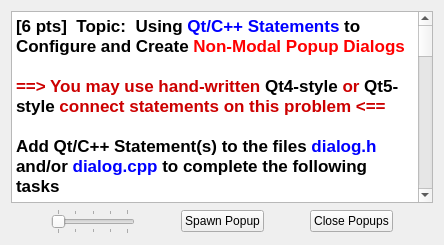
     <widget class="QWidget" name="tab_7">
      <attribute name="title">
       <string>Problem 3</string>
      </attribute>
      <layout class="QVBoxLayout" name="verticalLayout_4">
       <item>
        <widget class="QTextBrowser" name="textBrowser_7">
         <property name="html">
          <string>&lt;!DOCTYPE HTML PUBLIC &quot;-//W3C//DTD HTML 4.0//EN&quot; &quot;http://www.w3.org/TR/REC-html40/strict.dtd&quot;&gt;
&lt;html&gt;&lt;head&gt;&lt;meta name=&quot;qrichtext&quot; content=&quot;1&quot; /&gt;&lt;style type=&quot;text/css&quot;&gt;
p, li { white-space: pre-wrap; }
&lt;/style&gt;&lt;/head&gt;&lt;body style=&quot; font-family:'Cantarell'; font-size:13pt; font-weight:600; font-style:normal;&quot;&gt;
&lt;p style=&quot; margin-top:0px; margin-bottom:0px; margin-left:0px; margin-right:0px; -qt-block-indent:0; text-indent:0px;&quot;&gt;[6 pts]  Topic:  Using &lt;span style=&quot; color:#0000ff;&quot;&gt;Qt/C++ Statements&lt;/span&gt; to Configure and Create &lt;span style=&quot; color:#ff0000;&quot;&gt;Non-Modal Popup Dialogs&lt;/span&gt;&lt;/p&gt;
&lt;p style=&quot;-qt-paragraph-type:empty; margin-top:0px; margin-bottom:0px; margin-left:0px; margin-right:0px; -qt-block-indent:0; text-indent:0px;&quot;&gt;&lt;br /&gt;&lt;/p&gt;
&lt;p style=&quot; margin-top:0px; margin-bottom:0px; margin-left:0px; margin-right:0px; -qt-block-indent:0; text-indent:0px;&quot;&gt;&lt;span style=&quot; font-family:'.Lucida Grande UI'; color:#cc0000;&quot;&gt;==&amp;gt; You may use hand-written &lt;/span&gt;&lt;span style=&quot; font-family:'.Lucida Grande UI'; color:#000000;&quot;&gt;Qt4-style&lt;/span&gt;&lt;span style=&quot; font-family:'.Lucida Grande UI'; color:#cc0000;&quot;&gt; or &lt;/span&gt;&lt;span style=&quot; font-family:'.Lucida Grande UI'; color:#000000;&quot;&gt;Qt5-style&lt;/span&gt;&lt;span style=&quot; font-family:'.Lucida Grande UI'; color:#cc0000;&quot;&gt; connect statements on this problem &amp;lt;==&lt;/span&gt;&lt;/p&gt;
&lt;p style=&quot;-qt-paragraph-type:empty; margin-top:0px; margin-bottom:0px; margin-left:0px; margin-right:0px; -qt-block-indent:0; text-indent:0px; font-family:'.Lucida Grande UI'; color:#cc0000;&quot;&gt;&lt;br /&gt;&lt;/p&gt;
&lt;p style=&quot; margin-top:0px; margin-bottom:0px; margin-left:0px; margin-right:0px; -qt-block-indent:0; text-indent:0px;&quot;&gt;Add Qt/C++ Statement(s) to the files &lt;span style=&quot; color:#0000ff;&quot;&gt;dialog.h&lt;/span&gt; and/or &lt;span style=&quot; color:#0000ff;&quot;&gt;dialog.cpp&lt;/span&gt; to complete the following tasks&lt;/p&gt;
&lt;p style=&quot;-qt-paragraph-type:empty; margin-top:0px; margin-bottom:0px; margin-left:0px; margin-right:0px; -qt-block-indent:0; text-indent:0px;&quot;&gt;&lt;br /&gt;&lt;/p&gt;
&lt;p style=&quot; margin-top:0px; margin-bottom:0px; margin-left:0px; margin-right:0px; -qt-block-indent:0; text-indent:0px;&quot;&gt;(1)  Left-click of &lt;span style=&quot; color:#ff0000;&quot;&gt;spawnPopupButton&lt;/span&gt; must generate a &lt;span style=&quot; color:#ff0000;&quot;&gt;NON-MODAL&lt;/span&gt; popup dialog with the properties described below&lt;/p&gt;
&lt;p style=&quot;-qt-paragraph-type:empty; margin-top:0px; margin-bottom:0px; margin-left:0px; margin-right:0px; -qt-block-indent:0; text-indent:0px;&quot;&gt;&lt;br /&gt;&lt;/p&gt;
&lt;p style=&quot; margin-top:0px; margin-bottom:0px; margin-left:0px; margin-right:0px; -qt-block-indent:0; text-indent:0px;&quot;&gt;(2)  &lt;span style=&quot; text-decoration: underline;&quot;&gt;Every popup dialog spawned&lt;/span&gt; must include the following items&lt;/p&gt;
&lt;p style=&quot; margin-top:0px; margin-bottom:0px; margin-left:0px; margin-right:0px; -qt-block-indent:0; text-indent:0px;&quot;&gt;        *  The popup dialog must utilize a &lt;span style=&quot; color:#0000ff;&quot;&gt;QVBoxLayout&lt;/span&gt; to organize all widgets&lt;/p&gt;
&lt;p style=&quot; margin-top:0px; margin-bottom:0px; margin-left:0px; margin-right:0px; -qt-block-indent:0; text-indent:0px;&quot;&gt;        *  The popup dialog must contain a &lt;span style=&quot; color:#0000ff;&quot;&gt;QSlider&lt;/span&gt; object with object name &lt;span style=&quot; color:#ff0000;&quot;&gt;yourSlider&lt;/span&gt;&lt;/p&gt;
&lt;p style=&quot; margin-top:0px; margin-bottom:0px; margin-left:0px; margin-right:0px; -qt-block-indent:0; text-indent:0px;&quot;&gt;        *  Write code to set the &lt;span style=&quot; color:#ff0000;&quot;&gt;MAXIMUM value&lt;/span&gt; of &lt;span style=&quot; color:#ff0000;&quot;&gt;yourSlider&lt;/span&gt; to &lt;span style=&quot; color:#0000ff;&quot;&gt;4&lt;/span&gt;&lt;/p&gt;
&lt;p style=&quot; margin-top:0px; margin-bottom:0px; margin-left:0px; margin-right:0px; -qt-block-indent:0; text-indent:0px;&quot;&gt;        *  Invoke &lt;span style=&quot; color:#0000ff;&quot;&gt;setTickPosition(QSlider::&lt;/span&gt;&lt;span style=&quot; font-style:italic; color:#0000ff;&quot;&gt;TicksBothSides&lt;/span&gt;&lt;span style=&quot; color:#0000ff;&quot;&gt;) &lt;/span&gt; to make tick marks visible in &lt;span style=&quot; color:#ff0000;&quot;&gt;yourSlider&lt;/span&gt;&lt;/p&gt;
&lt;p style=&quot;-qt-paragraph-type:empty; margin-top:0px; margin-bottom:0px; margin-left:0px; margin-right:0px; -qt-block-indent:0; text-indent:0px;&quot;&gt;&lt;br /&gt;&lt;/p&gt;
&lt;p style=&quot; margin-top:0px; margin-bottom:0px; margin-left:0px; margin-right:0px; -qt-block-indent:0; text-indent:0px;&quot;&gt;(3)  Add connect statement(s) such that any change in the value of &lt;span style=&quot; color:#ff0000;&quot;&gt;mySlider&lt;/span&gt; results in a matching change to the value of &lt;span style=&quot; color:#ff0000;&quot;&gt;yourSlider&lt;/span&gt; in &lt;span style=&quot; color:#0000ff;&quot;&gt;ALL popups&lt;/span&gt;&lt;/p&gt;
&lt;p style=&quot;-qt-paragraph-type:empty; margin-top:0px; margin-bottom:0px; margin-left:0px; margin-right:0px; -qt-block-indent:0; text-indent:0px;&quot;&gt;&lt;br /&gt;&lt;/p&gt;
&lt;p style=&quot; margin-top:0px; margin-bottom:0px; margin-left:0px; margin-right:0px; -qt-block-indent:0; text-indent:0px;&quot;&gt;(4)  Add connect statement(s) such that any change in the value of &lt;span style=&quot; color:#ff0000;&quot;&gt;yourSlider&lt;/span&gt; in any popup results in a matching change to the value of &lt;span style=&quot; color:#ff0000;&quot;&gt;mySlider &lt;/span&gt;and &lt;span style=&quot; color:#ff0000;&quot;&gt;yourSlider&lt;/span&gt; in &lt;span style=&quot; color:#0000ff;&quot;&gt;ALL other popups&lt;/span&gt;&lt;/p&gt;
&lt;p style=&quot;-qt-paragraph-type:empty; margin-top:0px; margin-bottom:0px; margin-left:0px; margin-right:0px; -qt-block-indent:0; text-indent:0px; color:#ff0000;&quot;&gt;&lt;br /&gt;&lt;/p&gt;
&lt;p style=&quot; margin-top:0px; margin-bottom:0px; margin-left:0px; margin-right:0px; -qt-block-indent:0; text-indent:0px;&quot;&gt;(5)  &lt;span style=&quot; font-size:14pt;&quot;&gt;Add code to &lt;/span&gt;&lt;span style=&quot; font-size:14pt; color:#ff0000;&quot;&gt;CLOSE ALL THE OPEN POPUP DIALOGS &lt;/span&gt;&lt;span style=&quot; font-size:14pt;&quot;&gt; upon left-click of the &lt;/span&gt;&lt;span style=&quot; font-size:14pt; color:#0617f3;&quot;&gt;QPushButton&lt;/span&gt;&lt;span style=&quot; font-size:14pt;&quot;&gt; object named &lt;/span&gt;&lt;span style=&quot; font-size:14pt; color:#ff0000;&quot;&gt;closePopupsButton&lt;/span&gt;&lt;/p&gt;
&lt;p style=&quot; margin-top:0px; margin-bottom:0px; margin-left:0px; margin-right:0px; -qt-block-indent:0; text-indent:0px;&quot;&gt;&lt;span style=&quot; font-size:14pt; color:#ff0000;&quot;&gt;      *  closePopupsButton &lt;/span&gt;&lt;span style=&quot; font-size:14pt; color:#000000;&quot;&gt;must&lt;/span&gt;&lt;span style=&quot; font-size:14pt; color:#ff0000;&quot;&gt; NOT &lt;/span&gt;&lt;span style=&quot; font-size:14pt; color:#000000;&quot;&gt;close the entire application&lt;/span&gt;&lt;span style=&quot; font-size:14pt; color:#ff0000;&quot;&gt; &lt;/span&gt;&lt;span style=&quot; font-size:14pt; color:#000000;&quot;&gt;-- just&lt;/span&gt;&lt;span style=&quot; font-size:14pt; color:#ff0000;&quot;&gt; ALL &lt;/span&gt;&lt;span style=&quot; font-size:14pt; color:#000000;&quot;&gt;of the popups currently open&lt;/span&gt;&lt;/p&gt;
&lt;p style=&quot;-qt-paragraph-type:empty; margin-top:0px; margin-bottom:0px; margin-left:0px; margin-right:0px; -qt-block-indent:0; text-indent:0px;&quot;&gt;&lt;br /&gt;&lt;/p&gt;
&lt;p style=&quot; margin-top:0px; margin-bottom:0px; margin-left:0px; margin-right:0px; -qt-block-indent:0; text-indent:0px;&quot;&gt;HINTS:   The &lt;span style=&quot; color:#0000ff;&quot;&gt;QSlider&lt;/span&gt; widget's object name is &lt;span style=&quot; color:#ff0000;&quot;&gt;mySlider&lt;/span&gt;&lt;/p&gt;
&lt;p style=&quot; margin-top:0px; margin-bottom:0px; margin-left:0px; margin-right:0px; -qt-block-indent:0; text-indent:0px;&quot;&gt;               The &lt;span style=&quot; color:#0000ff;&quot;&gt;QPushButton&lt;/span&gt; widget's object names are &lt;span style=&quot; color:#ff0000;&quot;&gt;spawnPopupButton&lt;/span&gt; and &lt;span style=&quot; color:#ff0000;&quot;&gt;closePopupsButton&lt;/span&gt;&lt;/p&gt;&lt;/body&gt;&lt;/html&gt;</string>
         </property>
        </widget>
       </item>
       <item>
        <layout class="QHBoxLayout" name="horizontalLayout_8">
         <item>
          <spacer name="horizontalSpacer_11">
           <property name="orientation">
            <enum>Qt::Horizontal</enum>
           </property>
           <property name="sizeHint" stdset="0">
            <size>
             <width>40</width>
             <height>20</height>
            </size>
           </property>
          </spacer>
         </item>
         <item>
          <widget class="QSlider" name="mySlider">
           <property name="maximum">
            <number>4</number>
           </property>
           <property name="orientation">
            <enum>Qt::Horizontal</enum>
           </property>
           <property name="tickPosition">
            <enum>QSlider::TicksBothSides</enum>
           </property>
          </widget>
         </item>
         <item>
          <spacer name="horizontalSpacer_12">
           <property name="orientation">
            <enum>Qt::Horizontal</enum>
           </property>
           <property name="sizeHint" stdset="0">
            <size>
             <width>40</width>
             <height>20</height>
            </size>
           </property>
          </spacer>
         </item>
         <item>
          <widget class="QPushButton" name="spawnPopupButton">
           <property name="text">
            <string>Spawn Popup</string>
           </property>
          </widget>
         </item>
         <item>
          <spacer name="horizontalSpacer_14">
           <property name="orientation">
            <enum>Qt::Horizontal</enum>
           </property>
           <property name="sizeHint" stdset="0">
            <size>
             <width>40</width>
             <height>20</height>
            </size>
           </property>
          </spacer>
         </item>
         <item>
          <widget class="QPushButton" name="closePopupsButton">
           <property name="text">
            <string>Close Popups</string>
           </property>
          </widget>
         </item>
         <item>
          <spacer name="horizontalSpacer_15">
           <property name="orientation">
            <enum>Qt::Horizontal</enum>
           </property>
           <property name="sizeHint" stdset="0">
            <size>
             <width>40</width>
             <height>20</height>
            </size>
           </property>
          </spacer>
         </item>
        </layout>
       </item>
      </layout>
     </widget>
